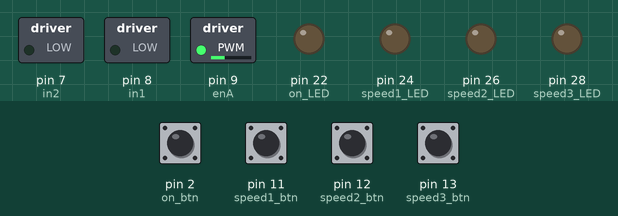
The sketch below on a simulated Arduino Mega 2560, built with avr-gcc and run on an emulated ATmega2560. Parts: switched loads named in the sketch (green lamp = pin HIGH), output pins drawn as LEDs (lit = HIGH). Inputs (shaded band) come from the test bench; at power-on: pin 2 (on_btn), pin 11 (speed1_btn), pin 12 (speed2_btn), pin 13 (speed3_btn) HIGH.

Above: at 1.2 s.
1.3 s: pin 2 (on_btn) pulled LOW for 1 s
At 3.3 s:
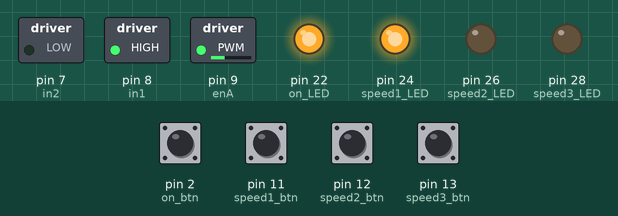
3.8 s: pin 12 (speed2_btn) pulled LOW for 0.15 s
At 4.7 s:
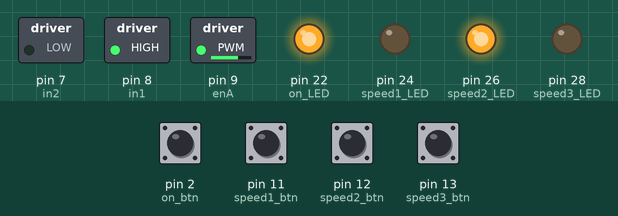
5.4 s: pin 13 (speed3_btn) pulled LOW for 0.15 s
At 5.8 s:
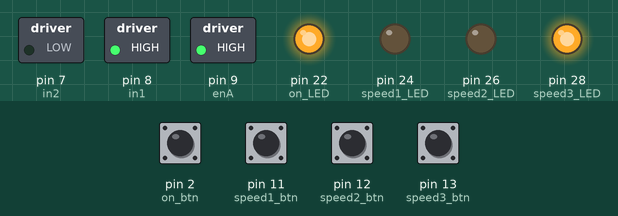
7.0 s: pin 11 (speed1_btn) pulled LOW for 1 s
At 8.4 s:
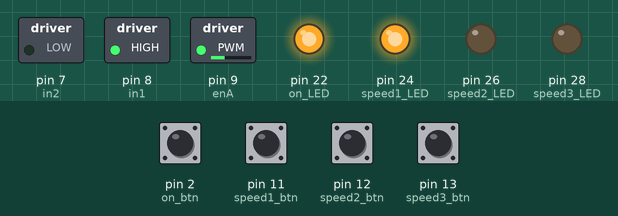
9.5 s: pin 2 (on_btn) pulled LOW for 0.15 s
At 10.3 s:
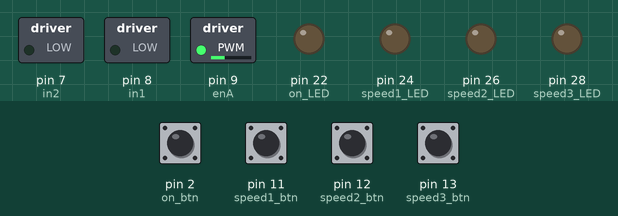
Timing chart, 0 to 12.1 s (numbered marks = the images above; inputs shaded):
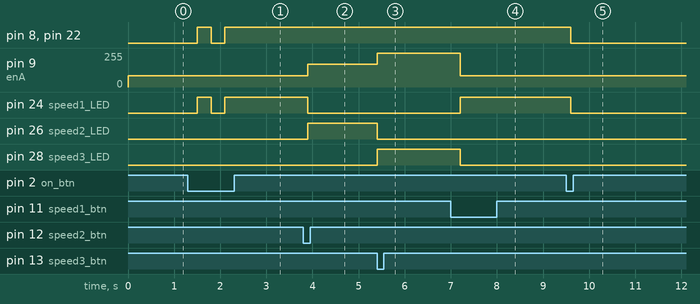

The sketch:

motor.ino
```cpp
/**
 * @file ard_uart.ino
 * @author Andrew Woska ( andrew@woska.org )
 * @author Arelson Rapisura
 * @author U Shin
 * @brief Arduino UART design for communicating with ESP32
 * @version 1.0
 * @date 2022-12-05
 * @warning not intended to run while ESP32 is being flashed
 *
 * last updated 2022-12-08
 */

#include "ard_uart.h"

/* Macros */

// print safe
#ifdef DEBUG
#define prints(s) ( Serial.println(s) )
#else
#define prints(s) (0)
#endif //DEBUG

// print safe hexidecimal
#ifdef DEBUG
#define printsh(s) ( Serial.println(s, HEX) )
#else
#define printsh(s) (0)
#endif //DEBUG

/* implementation */

// Motor connections
int enA = 9;
int in1 = 8;
int in2 = 7;
int on_btn = 2;
int speed1_btn = 11;
int speed2_btn = 12;
int speed3_btn = 13;

//LED Pins
int on_LED=22;
int speed1_LED=24;
int speed2_LED=26;
int speed3_LED=28;

//declaring initial button states
int  on_btn_state = 0;
int  speed1_btn_state = 0;
int  speed2_btn_state = 0;
int  speed3_btn_state = 0;

int  state = MOTOR_OFF;

//declaring if blender is on or off
bool on=false;

// if query command sent
bool query = false;

void setup() {
	// Set all the motor control pins to outputs
	pinMode(enA, OUTPUT);
	pinMode(in1, OUTPUT);
	pinMode(in2, OUTPUT);

  // Set buttons to input
  pinMode(on_btn, INPUT_PULLUP);
  pinMode(speed1_btn, INPUT_PULLUP);
  pinMode(speed2_btn, INPUT_PULLUP);
  pinMode(speed3_btn, INPUT_PULLUP);

  //set LEDs to output;
  pinMode(on_LED, OUTPUT);
  pinMode(speed1_LED, OUTPUT);
  pinMode(speed2_LED, OUTPUT);
  pinMode(speed3_LED, OUTPUT);


	// Turn off motors - Initial state
	digitalWrite(in1, LOW);
	digitalWrite(in2, LOW);
  decodeState(state);

  // Serial.begin(9600);
  #ifdef DEBUG
  Serial.begin(9600);   // serial monitor
  #endif // DEBUG
  Serial1.begin(9600);  // UART to ESP
}

void loop() {
  //read button states
  on_btn_state = digitalRead(on_btn);
  speed1_btn_state = digitalRead(speed1_btn);
  speed2_btn_state = digitalRead(speed2_btn);
  speed3_btn_state = digitalRead(speed3_btn);

  // chech UART
  uart_read();        // check UART commands
  uart_write();       // send command if queried
  decodeState(state); // update motor based on commands

  //Active low; if buttons are pressed
  if(on_btn_state==0 && state==MOTOR_OFF){
    setOn();
  }else if(on_btn_state==0 && state!=MOTOR_OFF){
    setOff();
  }else if(speed1_btn_state==0 && state!=MOTOR_OFF){
    setSpeed1();
  }else if(speed2_btn_state==0 && state!=MOTOR_OFF){
    setSpeed2();
  }else if(speed3_btn_state==0 && state!=MOTOR_OFF){
    setSpeed3();
  }
  delay(300);
}

//turn the blender on
void setOn(){
  state = MOTOR_SPEED1;
  digitalWrite(in1, HIGH);
	digitalWrite(in2, LOW);
  analogWrite(enA, 85);

  digitalWrite(on_LED, HIGH);
  digitalWrite(speed1_LED, HIGH);
  digitalWrite(speed2_LED, LOW);
  digitalWrite(speed3_LED, LOW);
}

//turn the blender off
void setOff(){
  state = MOTOR_OFF;
	analogWrite(enA, 85);
  digitalWrite(in1, LOW);
	digitalWrite(in2, LOW);

  digitalWrite(on_LED, LOW);
  digitalWrite(speed1_LED, LOW);
  digitalWrite(speed2_LED, LOW);
  digitalWrite(speed3_LED, LOW);
}

//set speed setting 1
void setSpeed1(){
  state = MOTOR_SPEED1;
	analogWrite(enA, 85);
  digitalWrite(in1, HIGH);
	digitalWrite(in2, LOW);

  digitalWrite(on_LED, HIGH);
  digitalWrite(speed1_LED, HIGH);
  digitalWrite(speed2_LED, LOW);
  digitalWrite(speed3_LED, LOW);
}

//set speed setting 2
void setSpeed2(){
  state = MOTOR_SPEED2;
	analogWrite(enA, 170);
  digitalWrite(in1, HIGH);
	digitalWrite(in2, LOW);

  digitalWrite(on_LED, HIGH);
  digitalWrite(speed1_LED, LOW);
  digitalWrite(speed2_LED, HIGH);
  digitalWrite(speed3_LED, LOW);
}

//set speed setting 3
void setSpeed3(){
  state = MOTOR_SPEED3;
	analogWrite(enA, 255);
  digitalWrite(in1, HIGH);
	digitalWrite(in2, LOW);

  digitalWrite(on_LED, HIGH);
  digitalWrite(speed1_LED, LOW);
  digitalWrite(speed2_LED, LOW);
  digitalWrite(speed3_LED, HIGH);
}

//decode commands
void decodeState(int s) {
  if ( s == MOTOR_OFF ) {
    setOff();
  }
  else if ( s == MOTOR_SPEED1 ) {
    setSpeed1();
  }
  else if ( s == MOTOR_SPEED2 ) {
    setSpeed2();
  }
  else if ( s == MOTOR_SPEED3 ) {
    setSpeed3();
  }
}

/* function implementations for UART */

void uart_read() {
  if (Serial1.available()) {  // check if command sent
    char in = Serial1.read(); // reads 1-byte
    printsh(in);              // prints debug statement
    if ( in == MOTOR_QUERY ) {
      prints("QUERY");
      query = true;
    }
    else if ( in == MOTOR_SPEED1 ) {
      prints("CHANGE to speed 1");
      state = MOTOR_SPEED1;
    }
    else if ( in == MOTOR_SPEED2 ) {
      prints("CHANGE to speed 2");
      state = MOTOR_SPEED2;
    }
    else if ( in == MOTOR_SPEED3 ) {
      prints("CHANGE to speed 3");
      state = MOTOR_SPEED3;
    }
    else if ( in == MOTOR_OFF ) {
      prints("CHANGE to off");
      state = MOTOR_OFF;
    }
    else {  // error; may be triggered by ESP32 flash
      prints("OTHER");
    }
  }
}

void uart_write() {
  if ( !query ) return;
  delay(100); // ensure availablility of UART
  Serial1.write(state);
  query = false;
}
```

ard_uart.h
```cpp
/**
 * @file ard_uart.h
 * @author Andrew Woska ( andrew@woska.org )
 * @brief defines useful parts for UART communications for project
 * @version 1.0
 * @date 2022-11-29
 *
 * last updated 2022-11-30
 */

#pragma once

#ifndef ARD_UART_H
#define ARD_UART_H

/* constants */

// comment if no debug messages wanted
// #define DEBUG

// motor commands
#define MOTOR_QUERY     ( 0x00 )
#define MOTOR_SPEED1    ( 0x01 )
#define MOTOR_SPEED2    ( 0x02 )
#define MOTOR_SPEED3    ( 0x04 )
#define MOTOR_OFF       ( 0x08 )

/* function prototypes */

/**
 * @brief UART RX for receiving commands
 * reads 1-byte of data from ESP32
 */
void uart_read();

/**
 * @brief UART TX for sending commands if queried
 * sends 1-byte of data to ESP32
 * commands located above as _motor commands_
 */
void uart_write();

#endif // ARD_UART_H
```

Measured:
- after the input at 1.3 s, pin 8 (in1), pin 22 (on_LED), pin 24 (speed1_LED): LOW → HIGH after 0.20 s, → LOW 0.30 s later, → HIGH 0.30 s later
- after the input at 3.8 s, pin 9 (enA): 85/255 → 170/255 after 0.10 s; pin 24 (speed1_LED): HIGH → LOW after 0.10 s; pin 26 (speed2_LED): LOW → HIGH after 0.10 s
- after the input at 5.4 s, pin 9 (enA): 170/255 → 255/255 at once; pin 26 (speed2_LED): HIGH → LOW at once; pin 28 (speed3_LED): LOW → HIGH at once
- after the input at 7.0 s, pin 9 (enA): 255/255 → 85/255 after 0.20 s; pin 24 (speed1_LED): LOW → HIGH after 0.20 s; pin 28 (speed3_LED): HIGH → LOW after 0.20 s
- after the input at 9.5 s, pin 8 (in1), pin 22 (on_LED), pin 24 (speed1_LED): HIGH → LOW after 0.10 s
